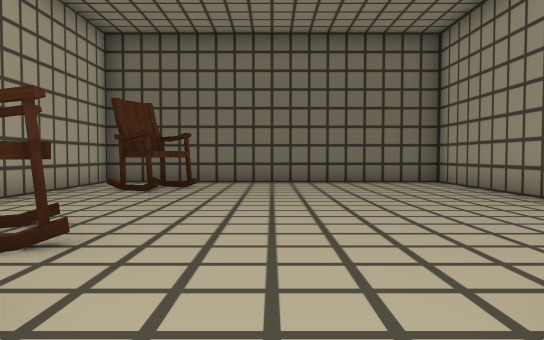
View 1 (above)

21 first-person views from a walk through a scene from a Unity 3-D project. The camera is 1.4 m above the floor, tilts 2° down and sees 70° across. The floor is counted in squares, 2 m on a side. Each view is taken from the middle of a square. On the plan, view 1 faces up. The plan holds only what a view shows up to about 11 squares ahead; the rest is blank. The player character is not drawn. Some surface patterns are stand-ins.

View 2
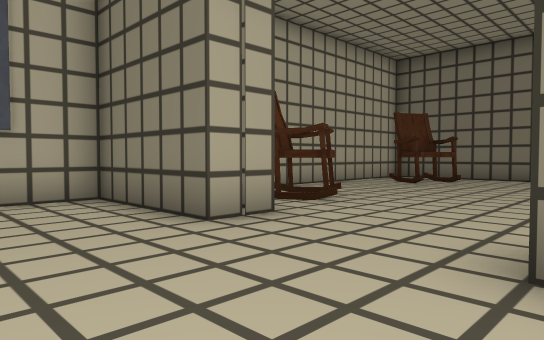

View 3
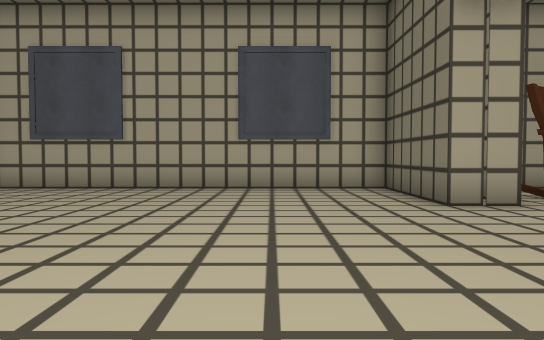

View 4
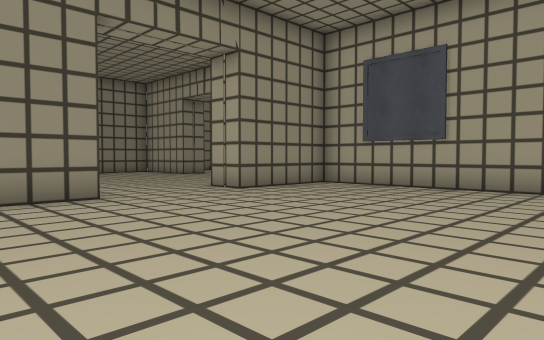

View 5
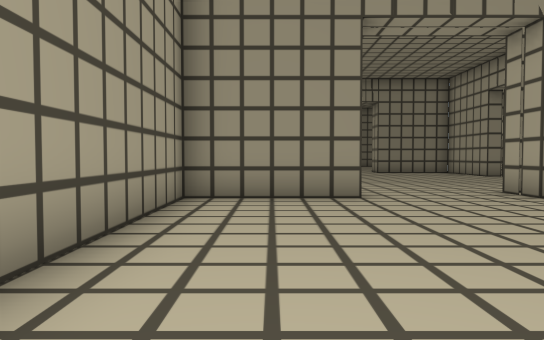

View 6
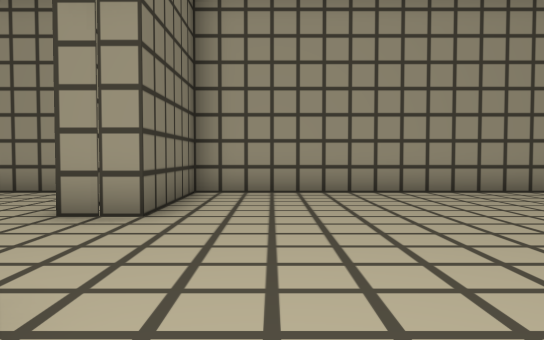

View 7
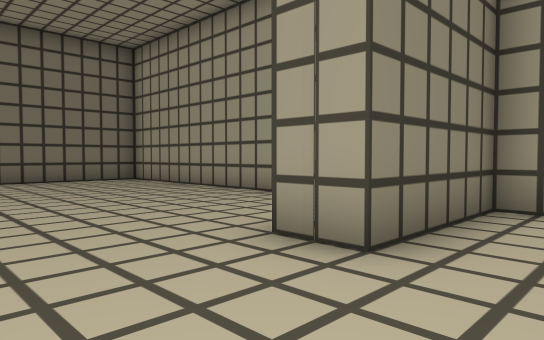

View 8
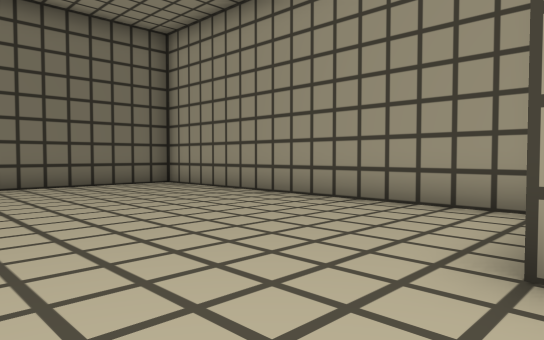

View 9
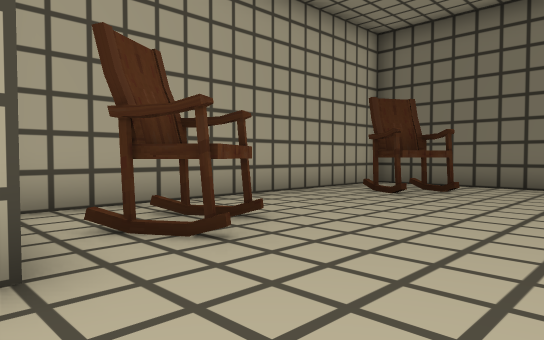

View 10
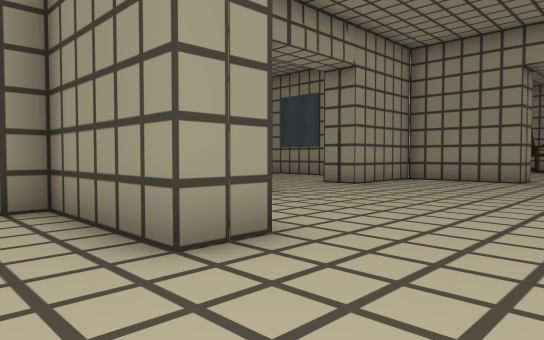

View 11
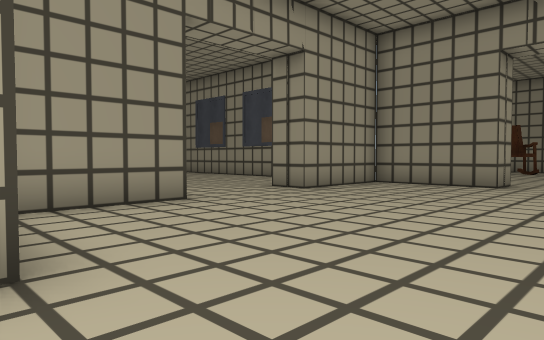

View 12
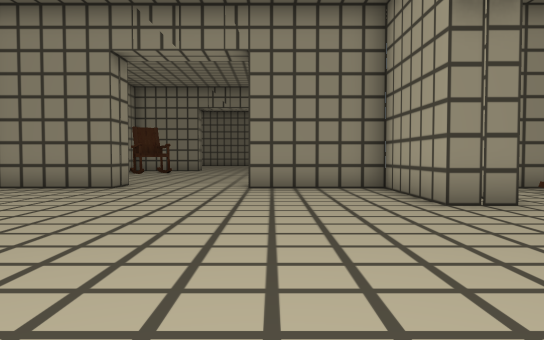

View 13
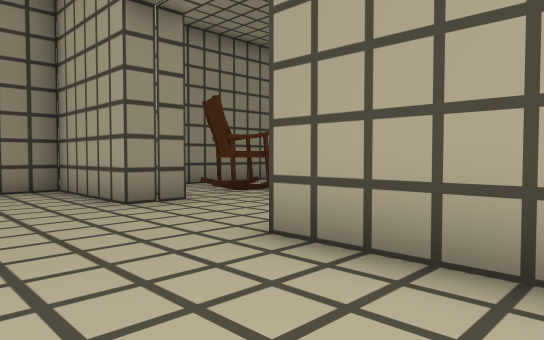

View 14
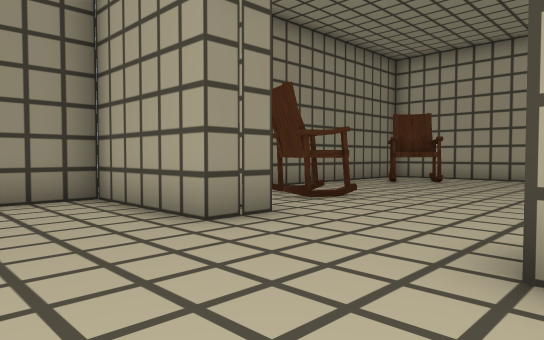

View 15
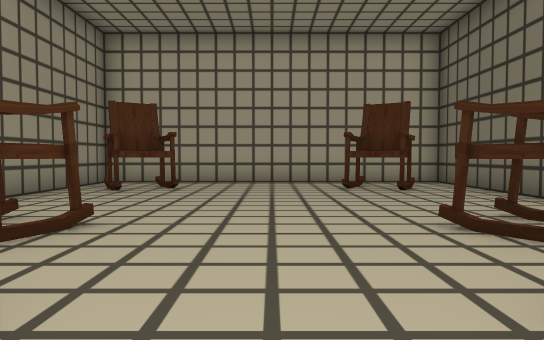

View 16
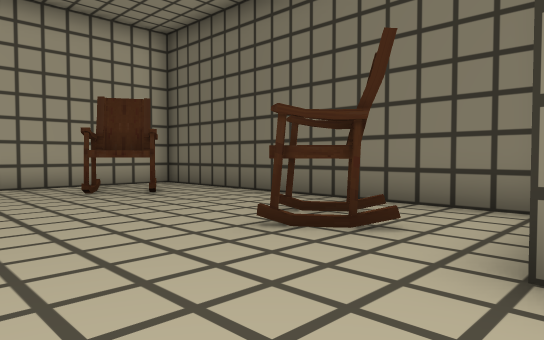

View 17
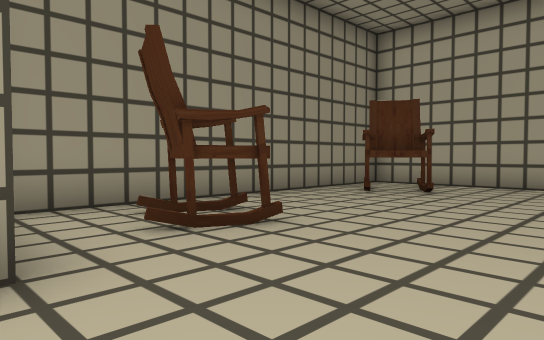

View 18
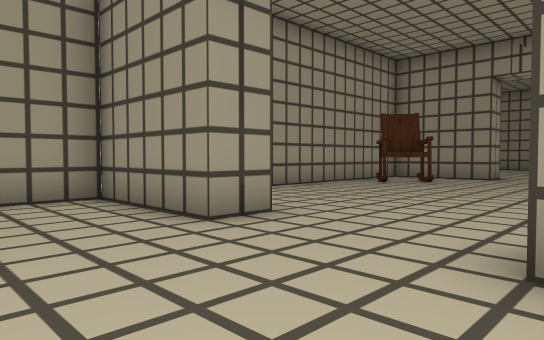

View 19
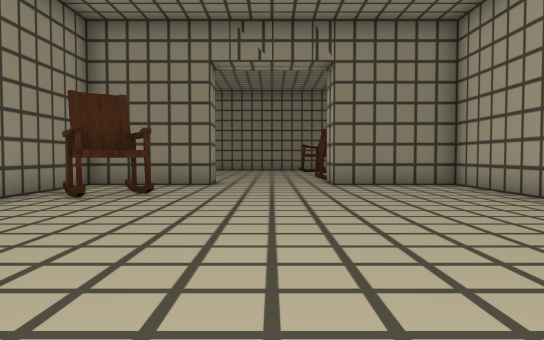

View 20
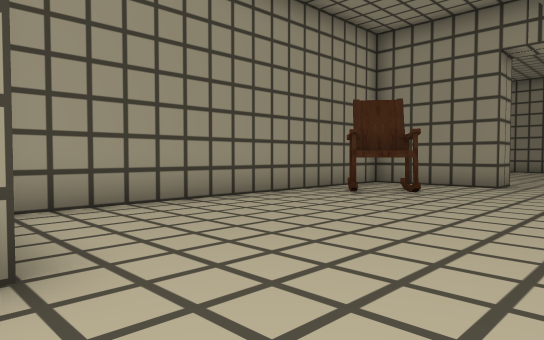

View 21
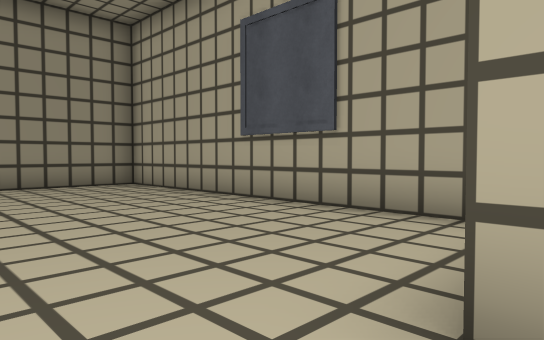

### Floor plan
Ten units are one square. View 1 is at (0, 0); x grows to the right and y downward. Boxes are objects, and circles mark ways between rooms. Rooms are numbered by the first view taken in them; rooms with no view inside come last. Other rooms are left out.
<svg viewBox="-150 -110 210 405">
<path fill="none" stroke="#000" d="M15 85 45 85 45 -5 15 -5 15 -16M-15 -16 -15 -5 -45 -5 -45 85 -15 85M-20 -15 -25 -15M28 -15 21 -15M15 96 15 85M45 126 45 101M-45 155 -45 185 -14 185M15 185 45 185 45 155 55 155M-15 85 -15 96M-45 104 -45 126M-55 160 -55 165M-56 155 -45 155M-60 95 -145 95 -145 185 -60 185M15 196 15 185M15 285 45 285 45 200M-45 204 -45 285 -15 285M45 -21 45 -105 -45 -105 -45 -21"/>
<rect x="-135" y="155" width="20" height="20" fill="#bbb"><title>other object</title></rect>
<rect x="-135" y="105" width="20" height="20" fill="#bbb"><title>other object</title></rect>
<rect x="-85" y="155" width="20" height="20" fill="#bbb"><title>other object</title></rect>
<rect x="-85" y="105" width="20" height="20" fill="#bbb"><title>other object</title></rect>
<rect x="25" y="255" width="20" height="20" fill="#bbb"><title>other object</title></rect>
<rect x="-35" y="-45" width="20" height="20" fill="#bbb"><title>other object</title></rect>
<rect x="-35" y="-95" width="20" height="20" fill="#bbb"><title>other object</title></rect>
<circle cx="0" cy="90" r="3" fill="#2a7"/>
<circle cx="0" cy="-10" r="3" fill="#2a7"/>
<circle cx="-47" cy="140" r="3" fill="#2a7"/>
<circle cx="0" cy="190" r="3" fill="#2a7"/>
<text x="0" y="40">1</text>
<text x="0" y="140">2</text>
<text x="-100" y="140">3</text>
<text x="0" y="240">4</text>
<text x="0" y="-60">5</text>
</svg>
Room 1 opens to room 2. Room 1 opens to room 5. Room 2 opens to room 3. Room 2 opens to room 4.

Where each view was taken, in squares from view 1:
view 1: 0 up, 0 right, facing up
view 2: 2 down, 2 right, facing up-left
view 3: 2 down, 4 right, facing left
view 4: 2 down, 4 right, facing down-left
view 5: 2 down, 3 right, facing down
view 6: 1 down, 3 left, facing right
view 7: 1 down, 1 left, facing up-right
view 8: 1 up, 1 left, facing up-right
view 9: 1 up, 1 right, facing up-left
view 10: 7 down, 1 left, facing down-right
view 11: 9 down, 1 left, facing down-right
view 12: 10 down, 2 left, facing down
view 13: 10 down, 2 left, facing down-left
view 14: 12 down, 2 left, facing down-left
view 15: 14 down, 4 left, facing left
view 16: 15 down, 5 left, facing up-left
view 17: 13 down, 5 left, facing down-left
view 18: 16 down, 2 left, facing down-right
view 19: 19 down, 0 right, facing down
view 20: 19 down, 1 left, facing down-right
view 21: 19 down, 0 right, facing down-left
